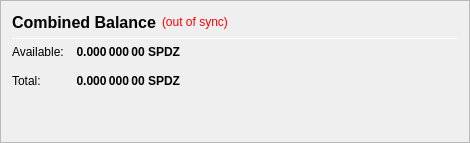
                   <widget class="QFrame" name="frame_CombinedBalances">
                    <property name="minimumSize">
                     <size>
                      <width>470</width>
                      <height>0</height>
                     </size>
                    </property>
                    <property name="frameShape">
                     <enum>QFrame::StyledPanel</enum>
                    </property>
                    <property name="frameShadow">
                     <enum>QFrame::Raised</enum>
                    </property>
                    <layout class="QVBoxLayout" name="verticalLayout_5">
                     <item>
                      <layout class="QHBoxLayout" name="horizontalLayout_5" stretch="0,0,0">
                       <item>
                        <widget class="QLabel" name="label_5z">
                         <property name="minimumSize">
                          <size>
                           <width>0</width>
                           <height>20</height>
                          </size>
                         </property>
                         <property name="font">
                          <font>
                           <pointsize>12</pointsize>
                           <weight>75</weight>
                           <bold>true</bold>
                          </font>
                         </property>
                         <property name="toolTip">
                          <string>Combined Balance (including unconfirmed and immature coins)</string>
                         </property>
                         <property name="text">
                          <string>Combined Balance</string>
                         </property>
                        </widget>
                       </item>
                       <item>
                        <widget class="QLabel" name="labelWalletStatus">
                         <property name="cursor">
                          <cursorShape>WhatsThisCursor</cursorShape>
                         </property>
                         <property name="toolTip">
                          <string>The displayed information may be out of date. Your wallet automatically synchronizes with the SPDZ network after a connection is established, but this process has not completed yet.</string>
                         </property>
                         <property name="styleSheet">
                          <string notr="true">QLabel { color: red; }</string>
                         </property>
                         <property name="text">
                          <string notr="true">(out of sync)</string>
                         </property>
                         <property name="alignment">
                          <set>Qt::AlignLeading|Qt::AlignLeft|Qt::AlignVCenter</set>
                         </property>
                        </widget>
                       </item>
                       <item>
                        <spacer name="horizontalSpacer_1">
                         <property name="orientation">
                          <enum>Qt::Horizontal</enum>
                         </property>
                         <property name="sizeHint" stdset="0">
                          <size>
                           <width>40</width>
                           <height>20</height>
                          </size>
                         </property>
                        </spacer>
                       </item>
                      </layout>
                     </item>
                     <item>
                      <widget class="Line" name="line_CombinedBalance">
                       <property name="minimumSize">
                        <size>
                         <width>0</width>
                         <height>1</height>
                        </size>
                       </property>
                       <property name="maximumSize">
                        <size>
                         <width>16777215</width>
                         <height>1</height>
                        </size>
                       </property>
                       <property name="orientation">
                        <enum>Qt::Horizontal</enum>
                       </property>
                      </widget>
                     </item>
                     <item>
                      <layout class="QGridLayout" name="gridLayout_3">
                       <property name="spacing">
                        <number>12</number>
                       </property>
                       <item row="1" column="0">
                        <widget class="QLabel" name="labelBalanceTextz">
                         <property name="text">
                          <string>Available:</string>
                         </property>
                        </widget>
                       </item>
                       <item row="1" column="1">
                        <widget class="QLabel" name="labelBalancez">
                         <property name="font">
                          <font>
                           <weight>75</weight>
                           <bold>true</bold>
                          </font>
                         </property>
                         <property name="cursor">
                          <cursorShape>IBeamCursor</cursorShape>
                         </property>
                         <property name="toolTip">
                          <string>Your current spendable balance</string>
                         </property>
                         <property name="text">
                          <string notr="true">0.000 000 00 SPDZ</string>
                         </property>
                         <property name="alignment">
                          <set>Qt::AlignRight|Qt::AlignTrailing|Qt::AlignVCenter</set>
                         </property>
                         <property name="textInteractionFlags">
                          <set>Qt::LinksAccessibleByMouse|Qt::TextSelectableByKeyboard|Qt::TextSelectableByMouse</set>
                         </property>
                        </widget>
                       </item>
                       <item row="2" column="0">
                        <widget class="QLabel" name="labelTotalTextz">
                         <property name="text">
                          <string>Total:</string>
                         </property>
                        </widget>
                       </item>
                       <item row="2" column="1">
                        <widget class="QLabel" name="labelTotalz">
                         <property name="font">
                          <font>
                           <weight>75</weight>
                           <bold>true</bold>
                          </font>
                         </property>
                         <property name="cursor">
                          <cursorShape>IBeamCursor</cursorShape>
                         </property>
                         <property name="toolTip">
                          <string>Total Balance, including all unavailable coins.</string>
                         </property>
                         <property name="text">
                          <string notr="true">0.000 000 00 SPDZ</string>
                         </property>
                         <property name="alignment">
                          <set>Qt::AlignRight|Qt::AlignTrailing|Qt::AlignVCenter</set>
                         </property>
                         <property name="textInteractionFlags">
                          <set>Qt::LinksAccessibleByMouse|Qt::TextSelectableByKeyboard|Qt::TextSelectableByMouse</set>
                         </property>
                        </widget>
                       </item>
                       <item row="2" column="3">
                        <spacer name="horizontalSpacer_2">
                         <property name="orientation">
                          <enum>Qt::Horizontal</enum>
                         </property>
                         <property name="sizeHint" stdset="0">
                          <size>
                           <width>40</width>
                           <height>20</height>
                          </size>
                         </property>
                        </spacer>
                       </item>
                      </layout>
                     </item>
                     <item>
                      <spacer name="verticalSpacer_1">
                       <property name="orientation">
                        <enum>Qt::Vertical</enum>
                       </property>
                       <property name="sizeHint" stdset="0">
                        <size>
                         <width>20</width>
                         <height>40</height>
                        </size>
                       </property>
                      </spacer>
                     </item>
                    </layout>
                   </widget>
